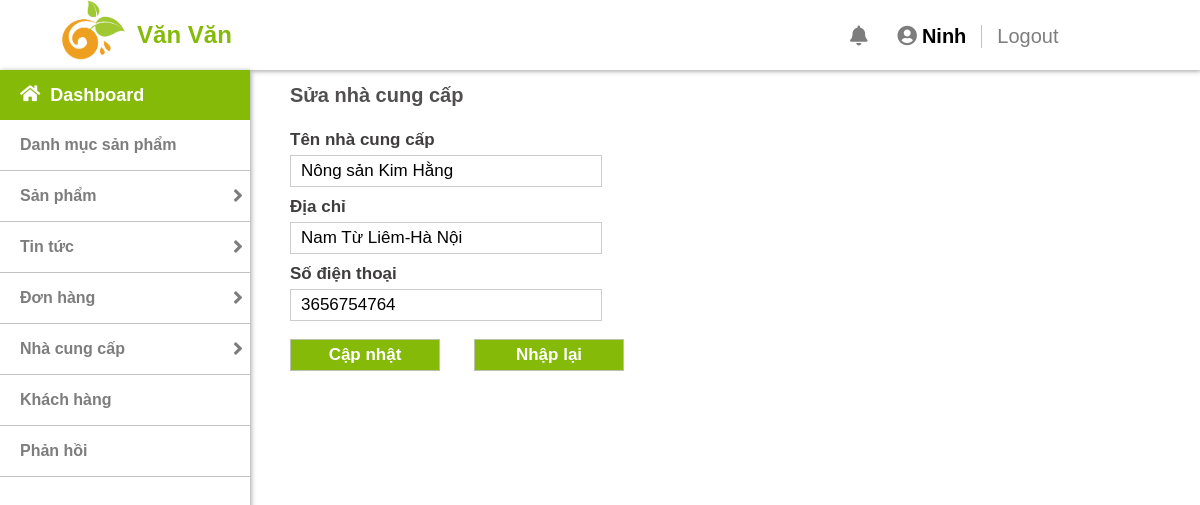
The page /admin/nccedit.php?ma_ncc=1 (signed in) on the database its author committed.
### tables this page shows
CREATE TABLE `ncc` (
  `ma_ncc` int(11) NOT NULL,
  `ten_ncc` varchar(100) NOT NULL,
  `diachi` varchar(255) NOT NULL,
  `sodt` varchar(10) NOT NULL
);

### lib/database.php (called while the page is built, shortened)
<?php
    class Database{
        public $host = DB_HOST;
        public $user = DB_USER;
        public $pass = DB_PASS;
        public $dbname = DB_NAME;
        public $link;
        private function connectDB(){
            $this->link =  new mysqli($this->host, $this->user, $this->pass, $this->dbname);
        }
        public function select($query){
            $result = $this->link->query($query) or die($this->link->error.__LINE__);
            if($result->num_rows > 0){
                return $result;
            }
            else {
                return false;
            }
        }
    }

### classes/ncc.php (called while the page is built, shortened)
<?php
    $filepath = realpath(dirname(__FILE__));
    include_once ($filepath.'/../lib/database.php');
?>
<?php
    class ncc{
        private $db;
        public function __construct()
        {
            $this->db = new Database();
        }
        public function get_ncc_byid($id){
            $query = "SELECT *FROM ncc where ma_ncc = '$id'";
            $result = $this->db->select($query);
            return $result;
        }
    }
?>

### admin/nccedit.php (the view, shortened to what this page needs)
<?php
    include "include/header.php";
    include "include/sidebar.php";
    include "../classes/ncc.php";
?>
<?php
    $ncc = new ncc();
    if(!isset($_GET['ma_ncc']) || $_GET['ma_ncc'] == null){
        echo "<script>window.location = 'ncc.php'</script>";
    }
    else{
        $id = $_GET['ma_ncc'];
    }
?>
<div class="content">
<p class="content-title">Sửa nhà cung cấp</p>
    <?php
        $result = $ncc->get_ncc_byid($id)->fetch_assoc();
    ?>
    <form action="" method="POST">
        <label for=""> Tên nhà cung cấp</label><br>
        <input required type="text" name="ten_ncc" placeholder="Tên nhà cung cấp" value="<?php echo $result['ten_ncc'] ?>"> <br>
        <label for="">Địa chỉ</label><br>
        <input required type="text" name="diachi" placeholder="Địa chỉ" value="<?php echo $result['diachi'] ?>"><br>
        <label for="">Số điện thoại</label><br>
        <input type="text" name="sodt" value="<?php echo $result['sodt'] ?>"> <br>
        <br>
        <input class="btn" type="submit" value="Cập nhật" name="submit">
        <input class="btn" type="reset" value="Nhập lại">
    </form>
</div>

### admin/css/style.css (style rules this page uses)
* { margin: 0; padding: 0; }
h1, h2, h3, p, a { font-family: "Roboto Slab", sans-serif; }
.content { float: right; width: calc(100% - 290px); padding-bottom: 100px; }
.content-title { color: rgba(51, 48, 48, 0.85); font-size: 20px; font-weight: bold; line-height: 50px; }
.content input { line-height: 30px; width: 300px; margin-right: 30px; font-size: 17px; border: 1px solid rgba(196, 196, 196, 0.85); }
.content input[type=text] { padding-left: 10px; }
label { margin-bottom: 5px; font-size: 17px; font-weight: bold; display: inline-block; margin-top: 10px; font-family: "Roboto Slab", sans-serif; color: rgb(63, 61, 61); }
.btn { color: white; background-color: #86ba09; text-align: center !important; width: 150px !important; font-weight: bold; cursor: pointer; border: none; }

### rows shown on the page
ncc: ten_ncc "Nông sản Kim Hằng", diachi "Nam Từ Liêm-Hà Nội", sodt "3656754764"

### other values the page prints
$admin_name "Ninh"
